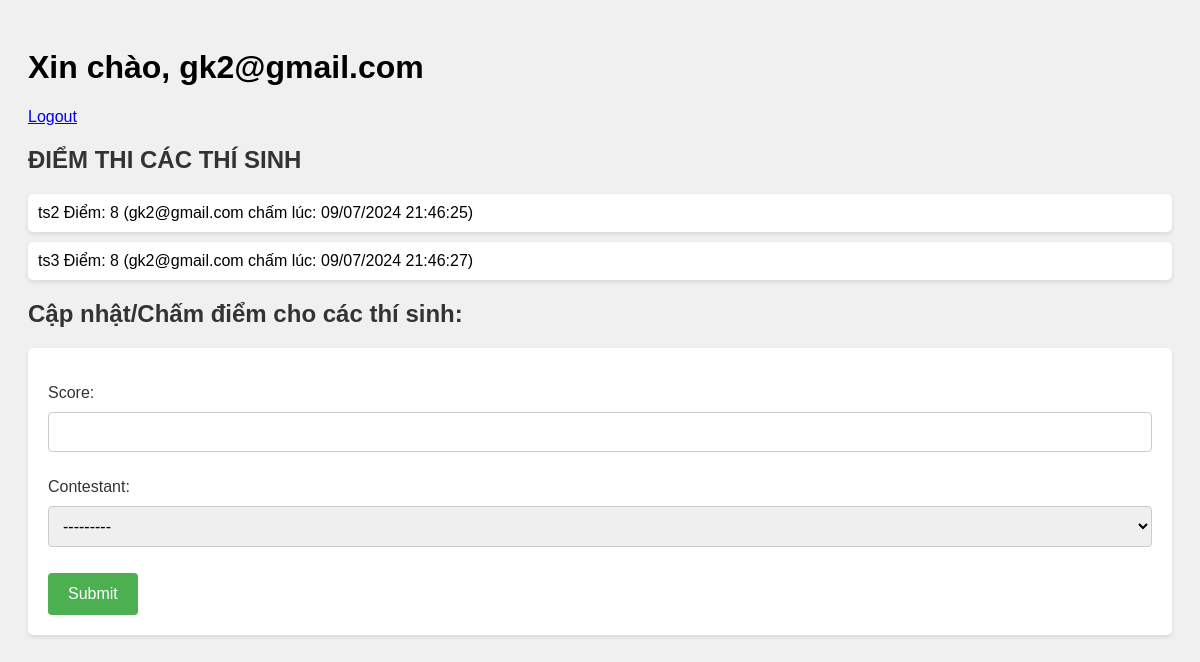
Page /user_home/ (signed in) on the earlier database version.
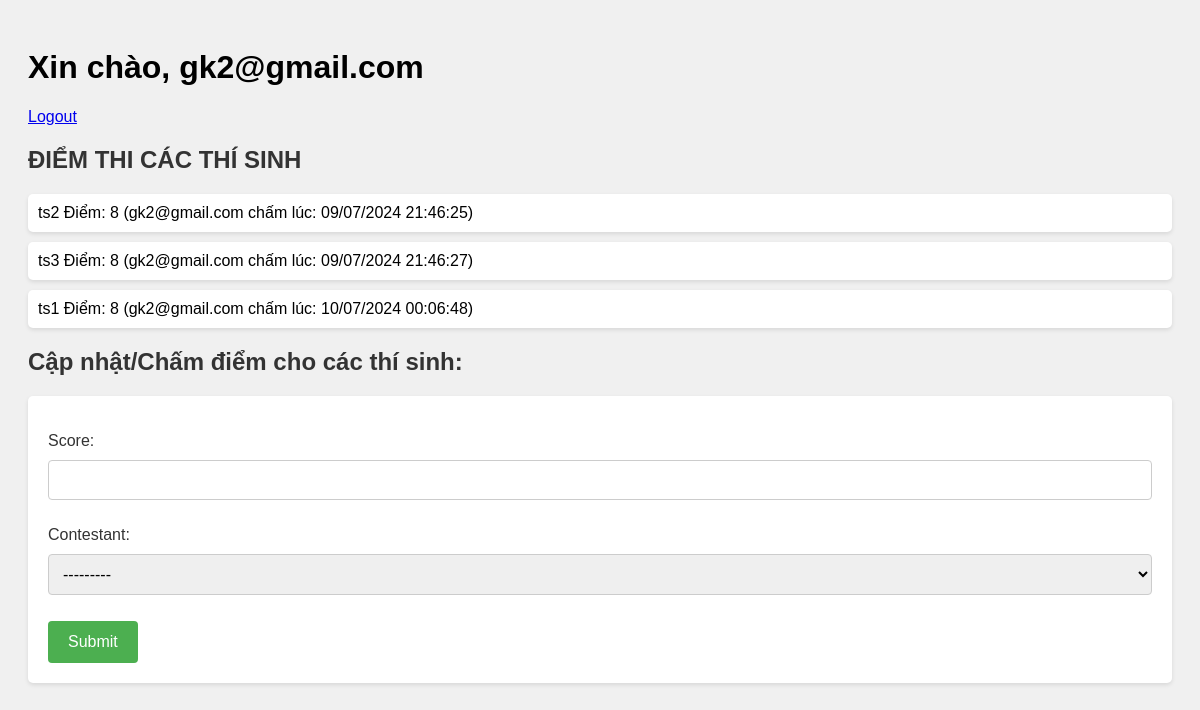
Same page on the later database version.
### vote_app2/models.py (models this page shows, shortened)
class Score(models.Model):
    user = models.ForeignKey(CustomUser, on_delete=models.CASCADE, related_name='scores')
    contestant = models.ForeignKey(Contestant, on_delete=models.CASCADE, related_name='scores')
    score = models.IntegerField()
    timestamp = models.DateTimeField(default=timezone.now)

class Contestant(AbstractBaseUser, PermissionsMixin):
    email = models.EmailField(unique=True)
    full_name = models.CharField(max_length=255)
    date_of_birth = models.DateField()
    is_verified = models.BooleanField(default=False)
    groups = models.ManyToManyField(Group, related_name='contestant_set', blank=True)
    user_permissions = models.ManyToManyField(Permission, related_name='contestant_set', blank=True)
    USERNAME_FIELD = 'email'
    REQUIRED_FIELDS = ['full_name', 'date_of_birth']
    objects = ContestantManager()
    def __str__(self):
        return self.email

class CustomUser(AbstractBaseUser, PermissionsMixin):
    email = models.EmailField(unique=True)
    full_name = models.CharField(max_length=255)
    otp = models.CharField(max_length=6, blank=True, null=True)
    is_verified = models.BooleanField(default=False)
    is_staff = models.BooleanField(default=False)
    is_active = models.BooleanField(default=True)
    last_login = models.DateTimeField(blank=True, null=True)
    username = models.CharField(max_length=150, unique=True, default='')
    groups = models.ManyToManyField(Group, related_name='customuser_set', blank=True)
    user_permissions = models.ManyToManyField(Permission, related_name='customuser_set', blank=True)
    USERNAME_FIELD = 'email'
    REQUIRED_FIELDS = ['full_name']
    objects = CustomUserManager()
    def __str__(self):
        return self.email

### vote_app2/views.py (the view)
# urls.py: path('user_home/', views.home_view, name='user_home'), #trang của giám khảo
@login_required
def home_view(request):
    user = request.user
    assignments = Assignment.objects.filter(user=user)
    assigned_contestants = [assignment.contestant for assignment in assignments]
    print(assigned_contestants)
    if request.method == 'POST':
        form = ScoreForm(request.POST, user=request.user)
        if form.is_valid():
            print('form valid')
            form.save(commit=True)  # Save the form data to the database
            score = form.cleaned_data['score']
            contestant = form.cleaned_data['contestant']
            scores = Score.objects.filter(user=user, contestant=contestant)
            if scores.exists():
                score_obj = scores.first()
                score_obj.score = score
                score_obj.save()
            else:
                Score.objects.create(user=user, contestant=contestant, score=score)
    else:
        form = ScoreForm(initial={'user': request.user.pk}, assigned_contestants=assigned_contestants)  # Initialize form with user pk
    user_scores = {}
    for contestant in assigned_contestants:
        scores = Score.objects.filter(user=user, contestant=contestant)
        user_scores[contestant.id] = scores.last() if scores.exists() else None
    return render(request, 'vote_app2/user_home.html', {'form': form, 'contestants': assigned_contestants, 'user_scores': user_scores, 'user': user})

### vote_app2/forms.py (shortened to what this page needs)
class ScoreForm(forms.ModelForm):
    class Meta:
        model = Score
        fields = ['score', 'user', 'contestant']
        widgets = {
            'user': forms.HiddenInput(),  # Hide the user field in the form
        }
    def __init__(self, *args, user=None, assigned_contestants=None, **kwargs):
        super().__init__(*args, **kwargs)
        self.fields['user'].initial = user.pk if user else None
        if user:
            assigned_contestants = Assignment.objects.filter(user=user).values_list('contestant', flat=True) #tra ve list IDs of the contestants gan voi user cu the.
            self.fields['contestant'].queryset = Contestant.objects.filter(id__in=assigned_contestants) #loc cac id trong contestant cho scoreform
        elif (assigned_contestants is not None):
            self.fields['contestant'].queryset = Contestant.objects.filter(email__in=assigned_contestants)

### vote_app2/templatetags/custom_filters.py (called while the page is built)
@register.filter
def localtime(value):
    if value is None:
        return ''
    local_time = timezone.localtime(value)
    return local_time.strftime('%d/%m/%Y %H:%M:%S')

### vote_app2/templates/vote_app2/user_home.html (shortened to what this page needs)
{% load custom_filters %}
<!DOCTYPE html>
<html lang="en">
    <head>
        {% load static %}
        <link rel="stylesheet" href="{% static 'vote_app2/css/home.css' %}">
    </head>
    <body>
        <h1>Xin chào, {{user}}</h1> <a href="{%url 'vote_app2:login'%}">Logout</a>
        <h2>ĐIỂM THI CÁC THÍ SINH</h2>
        <ul>
            {% for contestant_id, score_obj in user_scores.items %}
                <li>
                    {{ score_obj.contestant.full_name }}
                    Điểm: {{ score_obj.score }}
                    ({{user}} chấm lúc: {{ score_obj.timestamp|localtime }})
                </li>
            {% empty %}
                <li>- No scores available</li>
            {% endfor %}
        </ul>
        <h2>Cập nhật/Chấm điểm cho các thí sinh:</h2>
        <form method="post">
            {{ form.as_p }}
            <button type="submit">Submit</button>
        </form>
    </body>
</html>

Differences in the rows shown:
added Score: contestant.full_name "ts1", score "8", {{ user }} "gk2@gmail.com", timestamp "10/07/2024 00:06:48"
